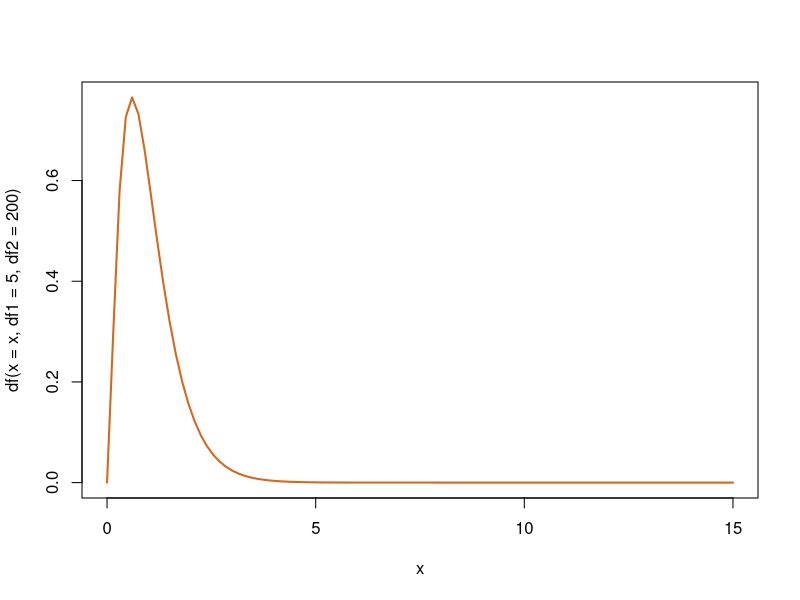
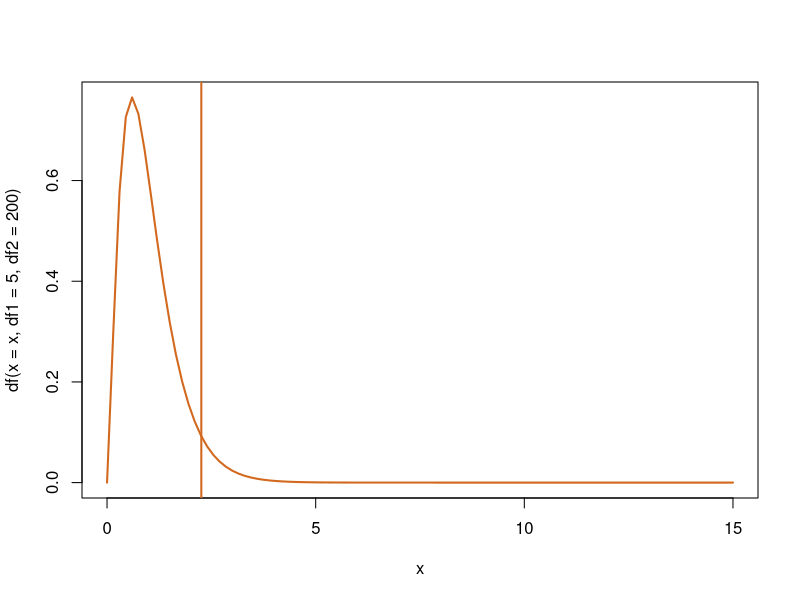
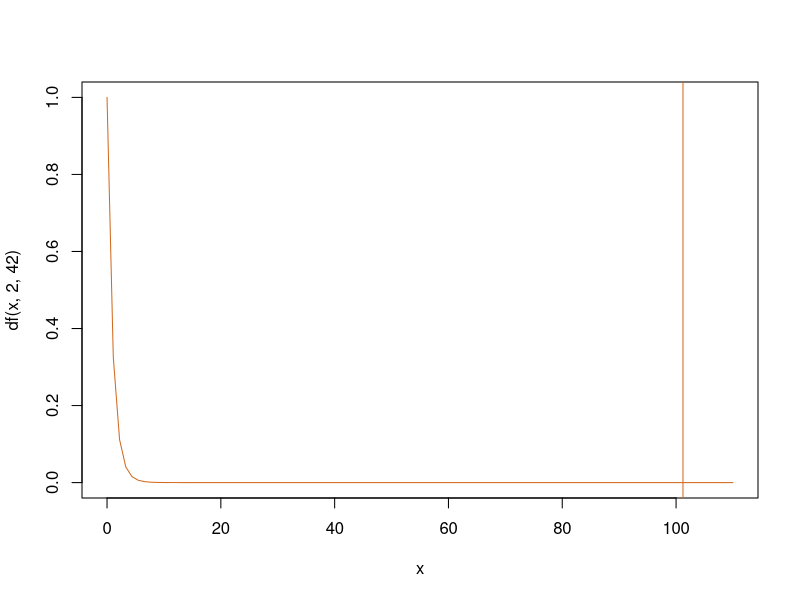

Source code (R) for these figures, in order: (Note: this script raises an error after producing the figures.)
##
## section 10 - multiple testing
## gov2000 - 03 Dec 08
## mb
##


#################################
## 1) Working with lm() output ##
#################################

## There is a lot packed into output from the lm function.
## It is often fruitful to write functions that use lm output
## to do some task that we need.

## Let's load the
## Duncan data from the car library for a running example.
## This dataset looks at the prestige of jobs based on their
## income and education levels.

library(car)
data(Duncan)

my.mod <- lm(prestige ~ education + income, data=Duncan)
names(my.mod)
names(summary(my.mod))

## there are a number of useful functions that extract what we
## want from the lm output.

## The beta hats:
coef(my.mod)

## The variance-covariance matrix of the beta-hats:
vcov(my.mod)

## The model matrix [1,X]:
head(model.matrix(my.mod))

## the Confidence intervals at the desired level:
confint(my.mod, level=.9)

###############
## 2) F test ##
###############

## Let's start off with a quick demonstration of what the F
## distribution looks like for some parameters:

curve(df(x=x,df1=5,df2=200), from=0, to=15, col="chocolate", lwd=2)

## We can use the same pXXXX functions from the normal and t
## with the F:

pf(q=2, df1=5, df2=200)
pf(q=2, df1=5, df2=200, lower.tail=FALSE)

## We can also use the qXXXX functions to find the point where
## x% of the distribution is higher or lower:

qf(p=0.95, df1=5, df2=200)
## or
qf(p=0.05,  df1=5, df2=200, lower.tail=FALSE)

curve(df(x=x,df1=5,df2=200), from=0, to=15, col="chocolate", lwd=2)
abline(v=qf(p=0.95, df1=5, df2=200), col="chocolate", lwd=2)


## We can do F-tests in R a few different ways.


## A special case of the F-test that is often used is the "omnibus" test
## of all of the variables in the regression. R (and most other
## software packages) gives you this in the regression output:

lm.out <- lm(prestige ~ education + income, data=Duncan)
summary(lm.out)

## We can plot this test-statistic against its null distribution
## and we can see that it is very unlikely.

curve(df(x, 2, 42), from=0, to=110, col="chocolate")
abline(v=summary(lm.out)$fstatistic[1], col="chocolate")


## anova()
## we can also use the anova function to test the hypothesis
## a group of variables is jointly significant. First we need to
## run two models the full (or unrestricted model) and the restricted
## model that does not include the variables.

## Full model:
prestige.mod.1 <- lm(prestige ~ income + education + type,data=Duncan)

## Restricted model:
prestige.mod.0 <- lm(prestige ~ income + education, data=Duncan)


## 'type' is a dummy variable in this case.
anova(prestige.mod.0, prestige.mod.1) ## notice order of arguments



## linear.hypothesis() in the car library

## linear.hypothesis() permits a broad set of restrictions.  maybe you can
## use this to test your code this week.

lm.out <- lm(prestige ~ income + education, data=Duncan)
linear.hypothesis(lm.out,matrix(c(0,1,1),1,3, byrow=T), rhs=c(1))
summary(lm.out)

## rhs=c(1) is our c vector.  The matrix() input is a our hypothesis
## matrix (in this case a vector).  The p-value is relatively high;
## our results suggest that under our null, a discrepancy like the one
## we calculated would appear as a result of chance not infrequently.


############################
## 3) Confidence Ellipses ##
############################


## confidence.ellipses are hard to compute on your own and are impossible
## with more than two coefficients, but they can be useful. in the car
## library there is a function called, unsurprisingly, confidence.ellipse():


lm.out <- lm(prestige ~ income + education + type, data=Duncan)
confidence.ellipse(lm.out, which.coef=c("income","education"), col="red")

## however, the defaults for this arent't since we often cannot see (0,0),
## which is an important point:

confidence.ellipse(lm.out, which.coef=c("income","education"), col="red",
                    xlim=c(-.1,1), ylim=c(-.1,1))


## we can add an additional point on the graph using the points() function

points(x=0, y=0, col="blue", pch=19, cex=1.5)

## cex=1.5 stands for "character expansion" which makes the point bigger.

## we also might want to add lines for the confidence intervals for each
## of the two coefficients. when you do this, make sure you are plotting
## them in the right direction. in this case the CI for income should be
## vertical and the CI for education should be horizontal.
